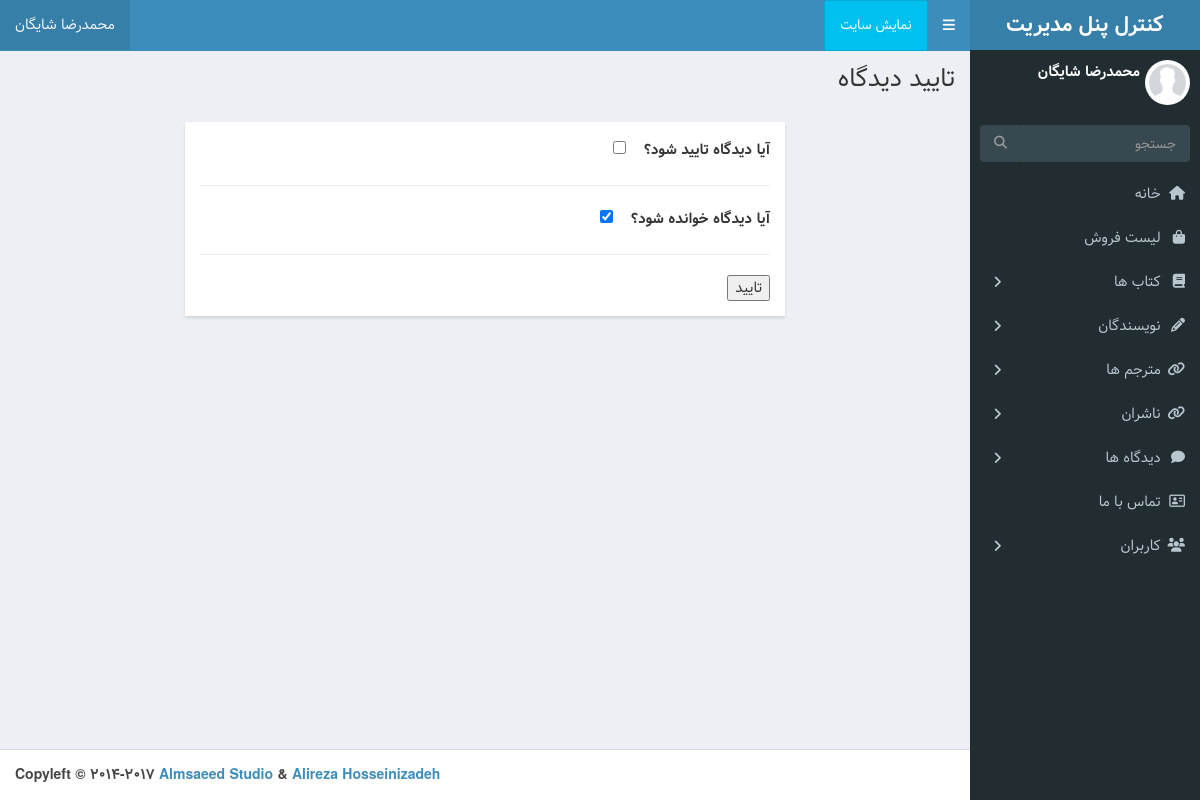
Before: /admin-dashboard/book-comment_active/14 (signed in) with the older database file.
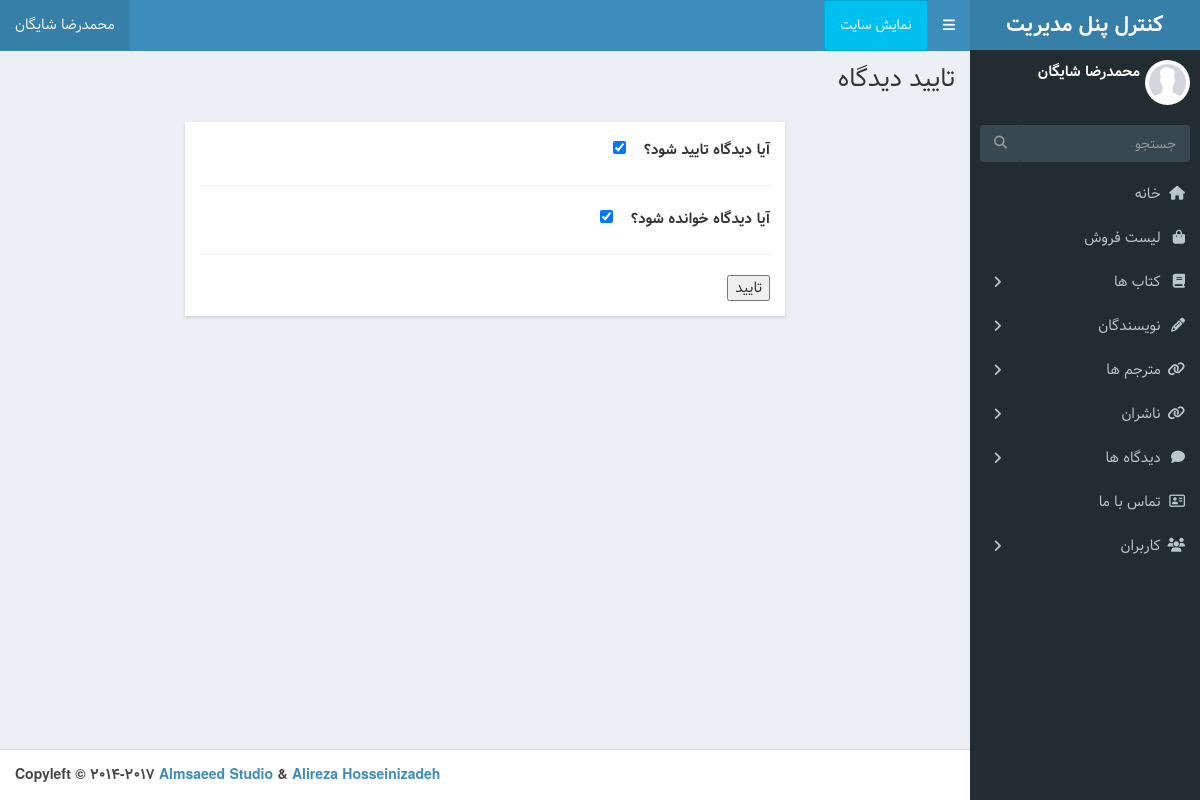
After: the same page with the newer database file.
### book/models.py (models this page shows, shortened)
class BookComment(models.Model):
	book = models.ForeignKey(Book,on_delete=models.CASCADE,related_name='comments')
	name = models.CharField(max_length=100)
	email = models.EmailField()
	body = models.TextField()
	created_on = models.DateTimeField(auto_now_add=True)
	active = models.BooleanField(default=False)
	is_read = models.BooleanField(default=False)
	class Meta:
		db_table = 'Book Comment'
		ordering = ['-created_on']
	objects = BookCommentManager()

### dashboard/views.py (the view)
# urls.py: path('book-comment_active/<int:pk>', views.BookCommentActive.as_view() , name='book_comment_active'),
class BookCommentActive(LoginRequiredMixin,DashboardLoginMixin, UpdateView):
    fields = ('active','is_read')
    template_name = 'dashboard/comment_active.html'
    success_url = reverse_lazy ('Dashboard:book-comments_list')
    def get_object(self):
        pk = self.kwargs.get('pk')
        return BookComment.objects.get(pk=pk)

### dashboard/mixins.py (called while the page is built)
	def dispatch(self, request, *args, **kwargs):
		if request.user.is_superuser or request.user.is_staff:
			return super().dispatch(request, *args, **kwargs) # type: ignore
		else:
			return redirect ('Book:index')

### templates/dashboard/comment_active.html
{% extends 'dashboard/base.html' %}
{% load static %}
{% block title %} تایید دیدگاه  {% endblock %}
{% block main %}
<div class="modal-dialog">
    <div class="modal-content">
        <div class="modal-body">
            <form method="post">{% csrf_token %}
                <label>آیا دیدگاه تایید شود؟ </label> &nbsp&nbsp {{ form.active }}
                <hr>
                <label>آیا دیدگاه خوانده شود؟ </label> &nbsp&nbsp {{ form.is_read }}
                <hr>
                <input type="submit"  value="تایید">
            </form>
        </div>
    </div>
  </div>
{% endblock %}

Changed rows visible on the page:
changed BookComment: active "☐" → "☑"
